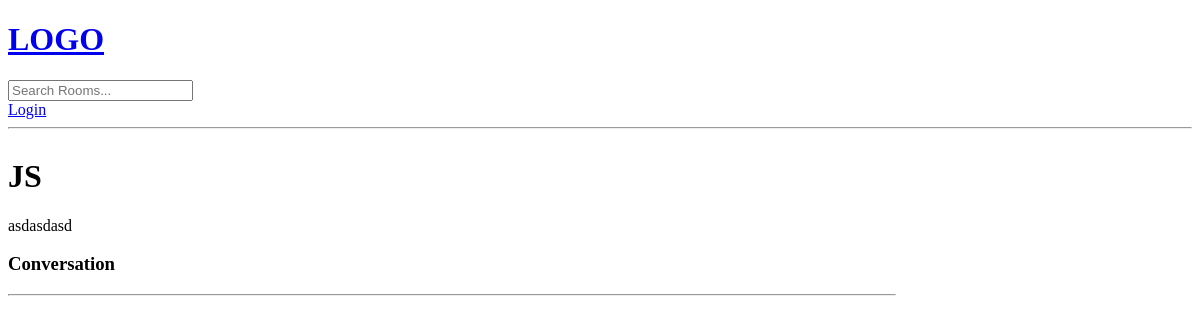
The page /room/3/ on the database as committed earlier.
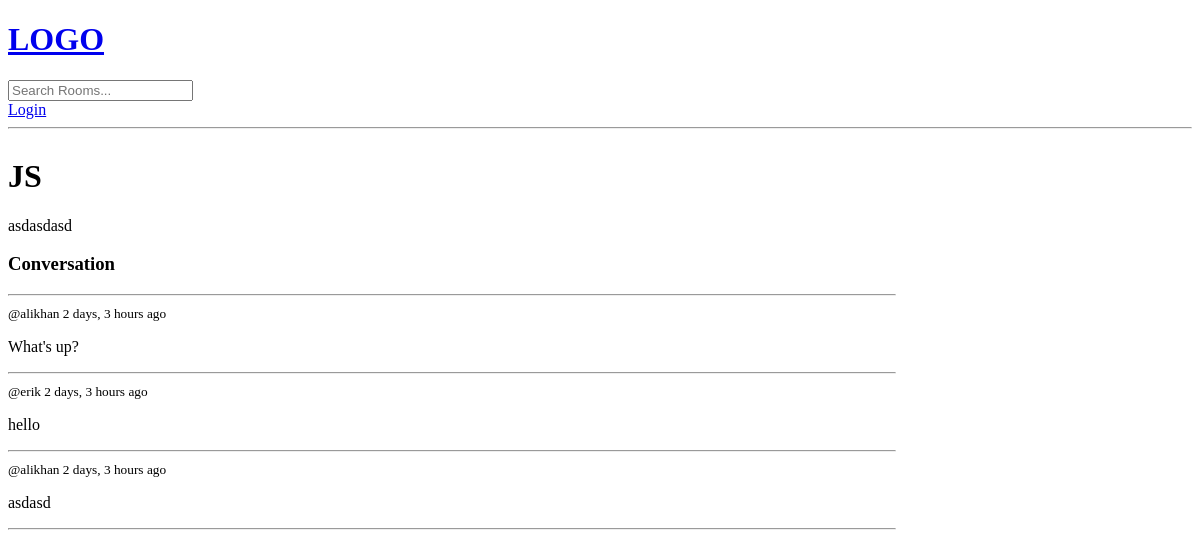
The same page on the database as committed later.
### base/models.py (models this page shows, shortened)
class Room(models.Model):
    host = models.ForeignKey(User, on_delete=models.SET_NULL, null=True)
    topic = models.ForeignKey(Topic, on_delete=models.SET_NULL, null=True)
    name = models.CharField(max_length=200)
    description = models.TextField(null=True, blank=True)
    participants = models.ManyToManyField(User, related_name='participants', blank=True)
    updated = models.DateTimeField(auto_now=True)
    created = models.DateTimeField(auto_now_add=True)
    class Meta:
        ordering = ['-updated', '-created']

class Message(models.Model):
    user = models.ForeignKey(User, on_delete=models.CASCADE)
    room = models.ForeignKey(Room, on_delete=models.CASCADE)
    body = models.TextField()
    updated = models.DateTimeField(auto_now=True)
    created = models.DateTimeField(auto_now_add=True)

### base/views.py (the view, shortened to what this page needs)
# urls.py: path('room/<str:pk>/', views.room, name="room"),
def room(request, pk):
    room = Room.objects.get(id=pk)
    room_messages = room.message_set.all().order_by('-created')
    participants = room.participants.all()
    context = {'room': room, 'room_messages': room_messages, 'participants': participants}
    return render(request, 'base/room.html', context)

### base/templates/base/room.html (shortened to what this page needs)
{% extends 'main.html' %}
{% block content %}
<div class="room-container">
    <div>
        <h1>{{room.name}}</h1>
        <p>{{room.description}}</p>
        <div class="comment-wrapper">
            <h3>Conversation</h3>
            <hr>
            {% for message in room_messages %}
            <div>
                <small>@{{message.user}} {{message.created | timesince}} ago</small>
                <p>{{message.body}}</p>
                <hr>
            </div>
            {% endfor %}
        </div>
{%endblock content %}

### templates/main.html (shortened to what this page needs)
<!DOCTYPE html>
<html>
<head>
</head>
<body>
    {% include 'navbar.html' %}
    {% block content %}
    {% endblock %}
</body>
</html>

### templates/navbar.html
<a href="/">
    <h1>LOGO</h1>
</a>
<form method="get" action="{%url 'home' %}">
    <input type="text" name="q" placeholder="Search Rooms..."/>
</form>
{% if request.user.is_authenticated %}
<p>Hello {{request.user}}</p>
<a href="{% url 'logout' %}">Logout</a>
{% else %}
<a href="{% url 'login' %}">Login</a>
{% endif %}
<hr>

### base/templates/base/room.html (style rules this page uses)
.room-container { display: grid; grid-template-columns: 3fr 1fr; }

Rows that differ between the two databases and show on the page:
added Message: user "alikhan", created "2 days, 3 hours", body "What's up?"
added Message: user "erik", created "2 days, 3 hours", body "hello"
added Message: user "alikhan", created "2 days, 3 hours", body "asdasd"
